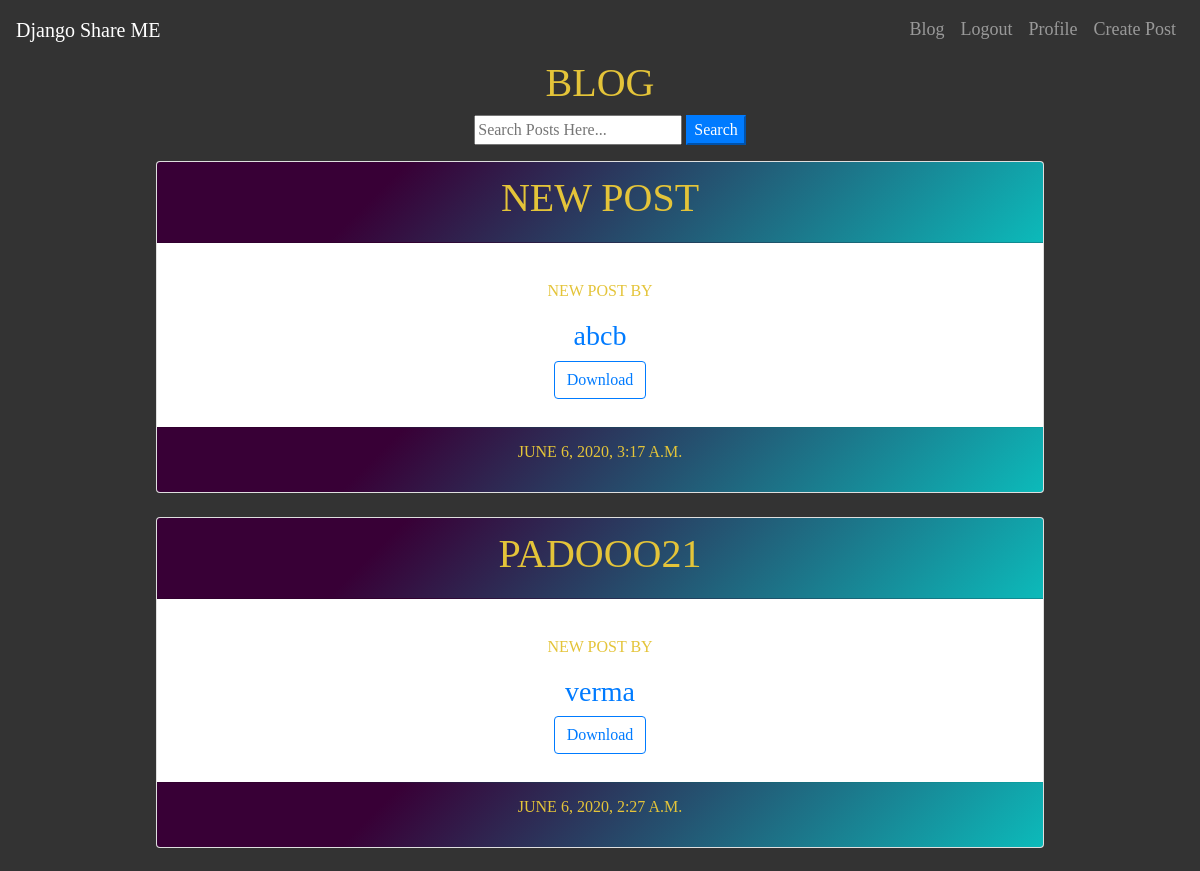
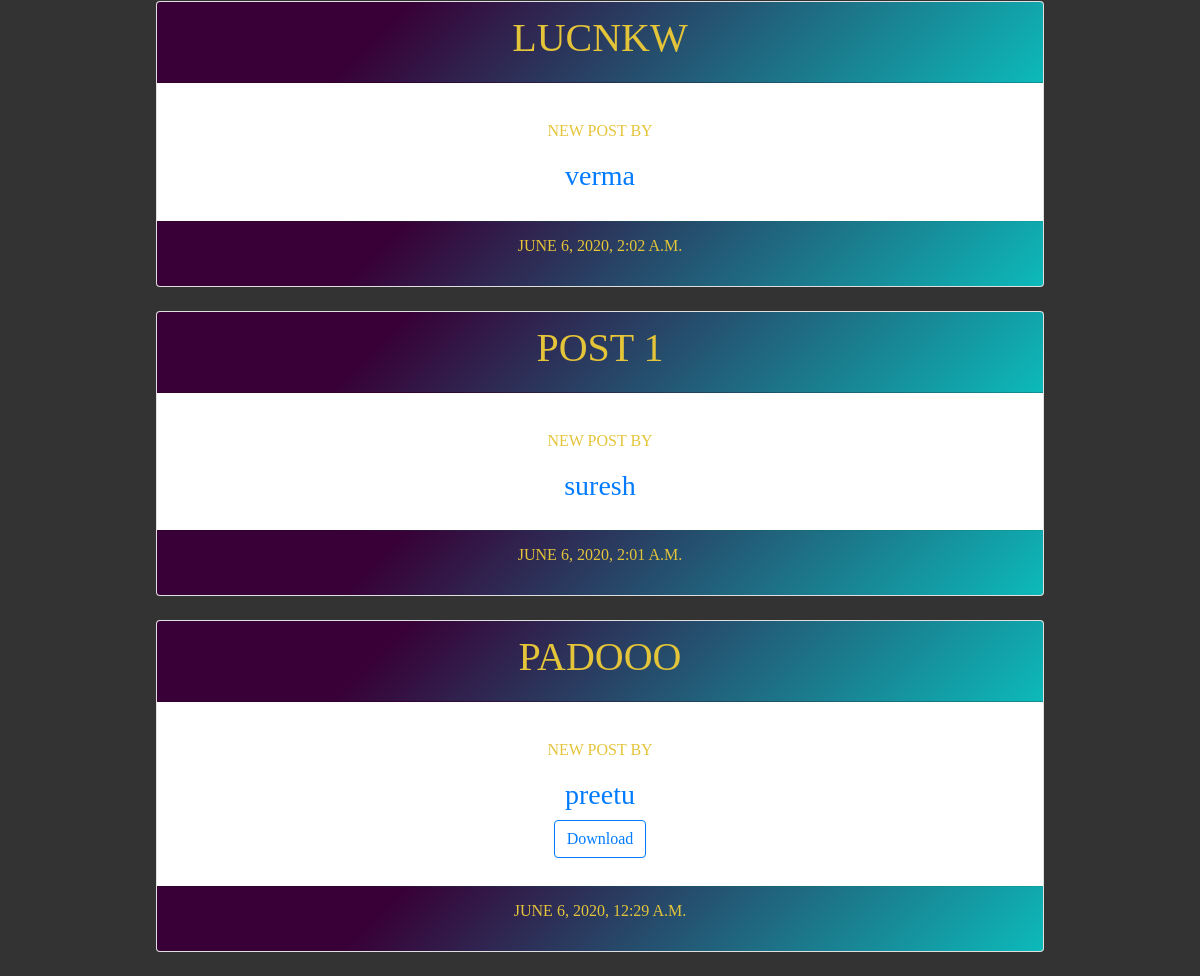
/blog (signed in), run on the app's committed database (2 pictures, top to bottom).
### blog/models.py (models this page shows, shortened)
class Post(models.Model):
	title = models.CharField(max_length=100)
	file = models.FileField(null=True,blank=True,upload_to='Files')
	content = models.TextField()
	date_posted = models.DateTimeField(default=timezone.now)
	author = models.ForeignKey(User, on_delete=models.CASCADE)

### blog/views.py (the view)
# urls.py: path('blog',include('blog.urls')),
@login_required
def blog(request):
    if(request.user.username!=''):
        print(request.user.username)
        message='new post'
        post=Post.objects.get_queryset().order_by('-date_posted')
        content={
            'message':message,
            'post':post,
            'messages':'',
        }
        return render(request,'blog/blog.html',content)
    else:
        return redirect('login')

### blog/templates/blog/blog.html (shortened to what this page needs)
{%extends "blog/base.html" %}{% load static %} {% block body %}
<h1>BLOG</h1>
<form id="searchform" action="{% url 'search' %}" method="get">
    <input type="text" name="q" type="text" value="{{ request.GET.q }}" placeholder="Search Posts Here..." />
    <button type="button" onclick="searchform.submit()" class=" text-white my-color btn-primary">Search</button>
</form>
{% for posts in post %}
<div class="card text-center" style=" width:80%;">
    <div class="card-header" style="background-color: #0cbaba;
                background-image: linear-gradient(315deg, #0cbaba 0%, #380036 74%);
                ">
        <a href={% url 'Post_View' posts.pk %}>
            <h1>{{ posts.title }}</h1>
        </a>
    </div>
    <div class="card-body">
        <p class="card-text">
            <p>{{message}} BY</p>
            <a href="{% url 'user-posts' posts.author.username %}">
                <h3>{{ posts.author }}</h3>
            </a>
            {% if posts.file %}
            <div class="form-group mt-0 pt-0  m-2">
                <a class="btn btn-outline-primary  btn-d " href="{{ posts.file.url }}" download type="submit">Download</a>
            </div>
            {% endif %}
    </div>
    <div class="card-footer text-muted" style="background-color: #0cbaba;
                background-image: linear-gradient(315deg, #0cbaba 0%, #380036 74%);">
        <p>{{ posts.date_posted }}</p>
    </div>
</div>
<br> {% endfor %} {% endblock %}

### blog/templates/blog/base.html (shortened to what this page needs)
{% load static %}
<html>
<head>
    <link rel="stylesheet" href="https://stackpath.bootstrapcdn.com/bootstrap/4.4.1/css/bootstrap.min.css">
</head>
<body>
    <nav class="navbar navbar-expand-sm  navbar-dark navbar-fixed-top">
        <a class="navbar-brand" href={% url 'blog' %}>Django Share ME</a>
        <ul class="navbar-nav " style=" margin-left: auto;">
            <li class="nav-item">
                <a class="nav-link" href={% url 'blog' %}>Blog</a>
            </li>
            {% if user.is_authenticated %}
            <li class="nav-item">
                <a class="nav-link" href={% url 'logout' %}>Logout</a>
            </li>
            <li class="nav-item">
                <a class="nav-link" href={% url 'profile' %}>Profile</a>
            </li>
            <li class="nav-item">
                <a class="nav-link" href={% url 'post-create' %}>Create Post</a>
            </li>
            {%else%}
            <li class="nav-item">
                <a class="nav-link" href={% url 'login' %}>Log-In</a>
            </li>
            {% endif %}
        </ul>
    </nav>
    <div class="container">
        <center>
            {% block body %} {% endblock %}
        </center>
    </div>
</body>
</html>

### blog/templates/blog/base.html (style rules this page uses)
body { background: #333; line-height: 1.5; font-family: "Caveat", cursive; }
h1 { color: #e4c439; text-transform: uppercase; }
p { color: #e4c439; font-size: 1rem; text-transform: uppercase; }
form { color: #e4c439; width: 60%; margin-left: 20px; }
a { font-size: large; }

### data on the page
Post: title "NEW POST", author "abcb", date_posted "JUNE 6, 2020, 3:17 A.M."
Post: title "PADOOO21", message "NEW POST", author "verma", date_posted "JUNE 6, 2020, 2:27 A.M."
Post: title "LUCNKW", message "NEW POST", author "verma", date_posted "JUNE 6, 2020, 2:02 A.M."
Post: title "POST 1", message "NEW POST", author "suresh", date_posted "JUNE 6, 2020, 2:01 A.M."
Post: title "PADOOO", message "NEW POST", author "preetu", date_posted "JUNE 6, 2020, 12:29 A.M."
